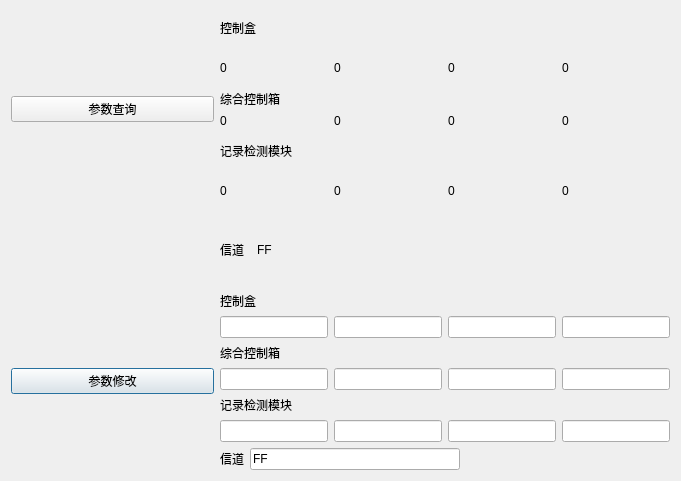
<?xml version="1.0" encoding="UTF-8"?>
<ui version="4.0">
 <class>Argsetup</class>
 <widget class="QDialog" name="Argsetup">
  <property name="geometry">
   <rect>
    <x>0</x>
    <y>0</y>
    <width>681</width>
    <height>481</height>
   </rect>
  </property>
  <property name="windowTitle">
   <string>参数配置</string>
  </property>
  <property name="modal">
   <bool>true</bool>
  </property>
  <layout class="QGridLayout" name="gridLayout">
   <item row="0" column="1" colspan="2">
    <layout class="QVBoxLayout" name="verticalLayout_7">
     <item>
      <widget class="QLabel" name="label">
       <property name="text">
        <string>控制盒</string>
       </property>
      </widget>
     </item>
     <item>
      <layout class="QHBoxLayout" name="horizontalLayout">
       <item>
        <widget class="QLabel" name="label_5">
         <property name="text">
          <string>0</string>
         </property>
        </widget>
       </item>
       <item>
        <widget class="QLabel" name="label_6">
         <property name="text">
          <string>0</string>
         </property>
        </widget>
       </item>
       <item>
        <widget class="QLabel" name="label_7">
         <property name="text">
          <string>0</string>
         </property>
        </widget>
       </item>
       <item>
        <widget class="QLabel" name="label_8">
         <property name="text">
          <string>0</string>
         </property>
        </widget>
       </item>
      </layout>
     </item>
    </layout>
   </item>
   <item row="3" column="2">
    <widget class="QLabel" name="label_9">
     <property name="text">
      <string>FF</string>
     </property>
    </widget>
   </item>
   <item row="4" column="0">
    <widget class="QPushButton" name="pushButton_2">
     <property name="text">
      <string>参数修改</string>
     </property>
    </widget>
   </item>
   <item row="3" column="1">
    <widget class="QLabel" name="label_2">
     <property name="maximumSize">
      <size>
       <width>31</width>
       <height>16777215</height>
      </size>
     </property>
     <property name="text">
      <string>信道</string>
     </property>
    </widget>
   </item>
   <item row="1" column="0">
    <widget class="QPushButton" name="pushButton">
     <property name="text">
      <string>参数查询</string>
     </property>
    </widget>
   </item>
   <item row="2" column="1" colspan="2">
    <layout class="QVBoxLayout" name="verticalLayout">
     <item>
      <widget class="QLabel" name="label_10">
       <property name="text">
        <string>记录检测模块</string>
       </property>
      </widget>
     </item>
     <item>
      <layout class="QHBoxLayout" name="horizontalLayout_5">
       <item>
        <widget class="QLabel" name="label_12">
         <property name="text">
          <string>0</string>
         </property>
        </widget>
       </item>
       <item>
        <widget class="QLabel" name="label_13">
         <property name="text">
          <string>0</string>
         </property>
        </widget>
       </item>
       <item>
        <widget class="QLabel" name="label_14">
         <property name="text">
          <string>0</string>
         </property>
        </widget>
       </item>
       <item>
        <widget class="QLabel" name="label_15">
         <property name="text">
          <string>0</string>
         </property>
        </widget>
       </item>
      </layout>
     </item>
    </layout>
   </item>
   <item row="1" column="1" colspan="2">
    <layout class="QVBoxLayout" name="verticalLayout_2">
     <item>
      <widget class="QLabel" name="label_17">
       <property name="text">
        <string>综合控制箱</string>
       </property>
      </widget>
     </item>
     <item>
      <layout class="QHBoxLayout" name="horizontalLayout_3">
       <item>
        <widget class="QLabel" name="label_19">
         <property name="text">
          <string>0</string>
         </property>
        </widget>
       </item>
       <item>
        <widget class="QLabel" name="label_20">
         <property name="text">
          <string>0</string>
         </property>
        </widget>
       </item>
       <item>
        <widget class="QLabel" name="label_21">
         <property name="text">
          <string>0</string>
         </property>
        </widget>
       </item>
       <item>
        <widget class="QLabel" name="label_22">
         <property name="text">
          <string>0</string>
         </property>
        </widget>
       </item>
      </layout>
     </item>
    </layout>
   </item>
   <item row="4" column="1" colspan="2">
    <layout class="QVBoxLayout" name="verticalLayout_6">
     <item>
      <layout class="QVBoxLayout" name="verticalLayout_3">
       <item>
        <widget class="QLabel" name="label_23">
         <property name="text">
          <string>控制盒</string>
         </property>
        </widget>
       </item>
       <item>
        <layout class="QHBoxLayout" name="horizontalLayout_2">
         <item>
          <widget class="QLineEdit" name="lineEdit"/>
         </item>
         <item>
          <widget class="QLineEdit" name="lineEdit_2"/>
         </item>
         <item>
          <widget class="QLineEdit" name="lineEdit_3"/>
         </item>
         <item>
          <widget class="QLineEdit" name="lineEdit_4"/>
         </item>
        </layout>
       </item>
      </layout>
     </item>
     <item>
      <layout class="QVBoxLayout" name="verticalLayout_4">
       <item>
        <widget class="QLabel" name="label_18">
         <property name="text">
          <string>综合控制箱</string>
         </property>
        </widget>
       </item>
       <item>
        <layout class="QHBoxLayout" name="horizontalLayout_4">
         <item>
          <widget class="QLineEdit" name="lineEdit_6"/>
         </item>
         <item>
          <widget class="QLineEdit" name="lineEdit_7"/>
         </item>
         <item>
          <widget class="QLineEdit" name="lineEdit_8"/>
         </item>
         <item>
          <widget class="QLineEdit" name="lineEdit_9"/>
         </item>
        </layout>
       </item>
      </layout>
     </item>
     <item>
      <layout class="QVBoxLayout" name="verticalLayout_5">
       <item>
        <widget class="QLabel" name="label_11">
         <property name="text">
          <string>记录检测模块</string>
         </property>
        </widget>
       </item>
       <item>
        <layout class="QHBoxLayout" name="horizontalLayout_7">
         <item>
          <widget class="QLineEdit" name="lineEdit_10"/>
         </item>
         <item>
          <widget class="QLineEdit" name="lineEdit_11"/>
         </item>
         <item>
          <widget class="QLineEdit" name="lineEdit_12"/>
         </item>
         <item>
          <widget class="QLineEdit" name="lineEdit_13"/>
         </item>
        </layout>
       </item>
      </layout>
     </item>
     <item>
      <layout class="QHBoxLayout" name="horizontalLayout_8">
       <item>
        <widget class="QLabel" name="label_4">
         <property name="text">
          <string>信道</string>
         </property>
        </widget>
       </item>
       <item>
        <widget class="QLineEdit" name="lineEdit_5">
         <property name="text">
          <string>FF</string>
         </property>
        </widget>
       </item>
       <item>
        <spacer name="horizontalSpacer">
         <property name="orientation">
          <enum>Qt::Horizontal</enum>
         </property>
         <property name="sizeType">
          <enum>QSizePolicy::Expanding</enum>
         </property>
         <property name="sizeHint" stdset="0">
          <size>
           <width>40</width>
           <height>20</height>
          </size>
         </property>
        </spacer>
       </item>
      </layout>
     </item>
    </layout>
   </item>
  </layout>
  <zorder>pushButton_2</zorder>
  <zorder>pushButton</zorder>
 </widget>
 <resources/>
 <connections/>
</ui>
